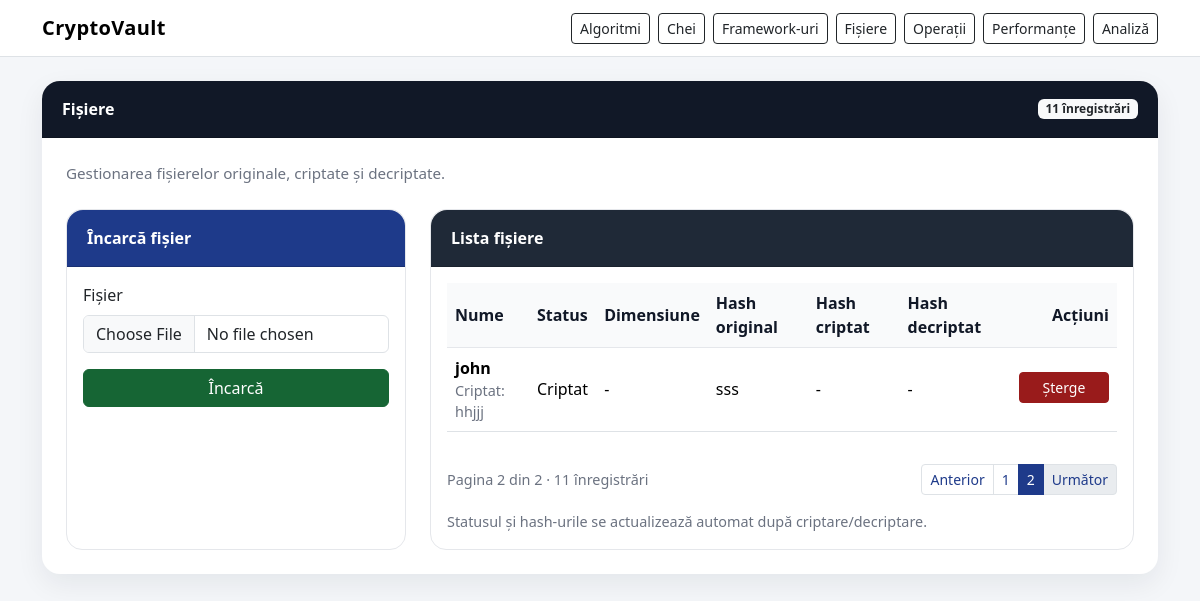
/files?page=2&per_page=10, run on the app's committed database.
### models.py (models this page shows)
class File(Base):
    __tablename__ = "files"
    id = Column(Integer, primary_key=True, index=True)
    original_name = Column(String(255), nullable=False)
    stored_name = Column(String(255), nullable=True)
    original_path = Column(String(500), nullable=True)
    encrypted_name = Column(String(255), nullable=True)
    encrypted_path = Column(String(500), nullable=True)
    decrypted_name = Column(String(255), nullable=True)
    decrypted_path = Column(String(500), nullable=True)
    status = Column(String(50), default="Ne-criptat", nullable=False)
    hash_value = Column(String(256), nullable=True)
    encrypted_hash = Column(String(256), nullable=True)
    decrypted_hash = Column(String(256), nullable=True)
    size_bytes = Column(Integer, nullable=True)
    created_at = Column(DateTime, default=datetime.datetime.utcnow, nullable=True)
    updated_at = Column(DateTime, default=datetime.datetime.utcnow, onupdate=datetime.datetime.utcnow, nullable=True)
    performances = relationship("Performance", back_populates="file", cascade="all, delete-orphan")

### app_web.py (the view)
@app.route("/files")
def show_files():
    db = get_session()
    try:
        page = request.args.get("page", 1, type=int)
        per_page = request.args.get("per_page", 10, type=int)
        files, pagination = crud.get_files_paginated(db, page, per_page)
        return render_template(
            "files.html",
            files=files,
            pagination=pagination,
        )
    finally:
        db.close()

### app_web.py (called while the page is built)
def get_session():
    return SessionLocal()

### crud.py (called while the page is built)
def paginate_query(query, page=1, per_page=10):
    total = query.count()
    pagination = Pagination(page, per_page, total)
    items = (
        query
        .limit(per_page)
        .offset((pagination.page - 1) * per_page)
        .all()
    )
    return items, pagination

def get_files_paginated(db, page=1, per_page=10):
    query = db.query(models.File).order_by(models.File.id.desc())
    return paginate_query(query, page, per_page)

### database.py (called while the page is built)
@event.listens_for(engine, "connect")
def enable_sqlite_foreign_keys(dbapi_connection, connection_record):
    cursor = dbapi_connection.cursor()
    cursor.execute("PRAGMA foreign_keys=ON")
    cursor.close()

### templates/files.html (shortened to what this page needs)
{% extends "base.html" %}
{% block content %}
<div class="card section-card">
    <div class="card-header">
        <div class="d-flex justify-content-between align-items-center flex-wrap gap-2">
            <span>Fișiere</span>
            <span class="badge bg-light text-dark">{{ pagination.total }} înregistrări</span>
        </div>
    </div>
    <div class="card-body p-4">
        <p class="section-subtitle mb-4">
            Gestionarea fișierelor originale, criptate și decriptate.
        </p>
        <div class="row g-4">
            <div class="col-lg-4">
                <div class="card form-card h-100">
                    <div class="card-header">Încarcă fișier</div>
                    <div class="card-body">
                        <form action="{{ url_for('save_file') }}" method="post" enctype="multipart/form-data">
                            <div class="mb-3">
                                <label class="form-label">Fișier</label>
                                <input type="file" name="upload_file" class="form-control" required>
                            </div>
                            <button type="submit" class="btn btn-success w-100">
                                Încarcă
                            </button>
                        </form>
                    </div>
                </div>
            </div>
            <div class="col-lg-8">
                <div class="card table-card h-100">
                    <div class="card-header">Lista fișiere</div>
                    <div class="card-body">
                        <div class="table-responsive">
                            <table class="table table-hover align-middle">
                                <thead>
                                    <tr>
                                        <th>Nume</th>
                                        <th>Status</th>
                                        <th>Dimensiune</th>
                                        <th>Hash original</th>
                                        <th>Hash criptat</th>
                                        <th>Hash decriptat</th>
                                        <th class="text-end">Acțiuni</th>
                                    </tr>
                                </thead>
                                <tbody>
                                {% for file in files %}
                                    <tr>
                                        <td>
                                            <strong>{{ file.original_name }}</strong>
                                            {% if file.encrypted_name %}
                                                <div class="small-muted">
                                                    Criptat: {{ file.encrypted_name }}
                                                </div>
                                            {% endif %}
                                        </td>
                                        <td>{{ file.status }}</td>
                                        <td>
                                            {{ file.size_bytes if file.size_bytes is not none else '-' }}
                                        </td>
                                        <td>
                                            {{ file.hash_value[:16] ~ '...' if file.hash_value and file.hash_value|length > 16 else (file.hash_value or '-') }}
                                        </td>
                                        <td>
                                            {{ file.encrypted_hash[:16] ~ '...' if file.encrypted_hash and file.encrypted_hash|length > 16 else (file.encrypted_hash or '-') }}
                                        </td>
                                        <td>
                                            {{ file.decrypted_hash[:16] ~ '...' if file.decrypted_hash and file.decrypted_hash|length > 16 else (file.decrypted_hash or '-') }}
                                        </td>
                                        <td class="text-end">
                                            <a href="{{ url_for('delete_file', file_id=file.id) }}"
                                               class="btn btn-danger btn-sm btn-action"
                                               onclick="return confirm('Sigur vrei să ștergi acest fișier din baza de date?')">
                                                Șterge
                                            </a>
                                        </td>
                                    </tr>
                                {% else %}
                                    <tr>
                                        <td colspan="7" class="text-center text-muted py-4">
                                            Nu există fișiere în baza de date.
                                        </td>
                                    </tr>
                                {% endfor %}
                                </tbody>
                            </table>
                        </div>
                        {% include "_pagination.html" %}
                        <div class="small-muted mt-3">
                            Statusul și hash-urile se actualizează automat după criptare/decriptare.
                        </div>
                    </div>
                </div>
            </div>
        </div>
    </div>
</div>
{% endblock %}

### static/css/style.css (style rules this page uses)
body { background-color: #f4f6f9; color: #1f2937; }
.section-card { border: none; border-radius: 18px; box-shadow: 0 10px 28px rgba(15, 23, 42, 0.07); margin-bottom: 2rem; }
.section-card .card-header { background-color: #111827; color: white; border-top-left-radius: 18px; border-top-right-radius: 18px; padding: 1rem 1.25rem; font-weight: 600; }
.form-card { border: 1px solid #e5e7eb; border-radius: 16px; }
.form-card .card-header { background-color: #1e3a8a; color: white; border-top-left-radius: 16px; border-top-right-radius: 16px; font-weight: 600; }
.table-card { border: 1px solid #e5e7eb; border-radius: 16px; }
.table-card .card-header { background-color: #1f2937; color: white; border-top-left-radius: 16px; border-top-right-radius: 16px; font-weight: 600; }
.table thead th { background-color: #f9fafb; color: #111827; font-weight: 600; border-bottom: 1px solid #e5e7eb; }
.table td, .table th { vertical-align: middle; }
.btn-action { min-width: 90px; margin-bottom: 0.25rem; }
.btn-success { background-color: #166534; border-color: #166534; }
.btn-danger { background-color: #991b1b; border-color: #991b1b; }
.section-subtitle { color: #6b7280; font-size: 0.95rem; margin-bottom: 0; }
.small-muted { font-size: 0.9rem; color: #6b7280; }

### data on the page
File: original_name "john", encrypted_name "hhjjj", status "Criptat", size_bytes "-", hash_value "sss", encrypted_hash "-", decrypted_hash "-"

### other printed values
{{ pagination.total }} "11"
{{ pagination.page }} "2"
{{ pagination.pages }} "2"
{{ p }} "1" "2"
